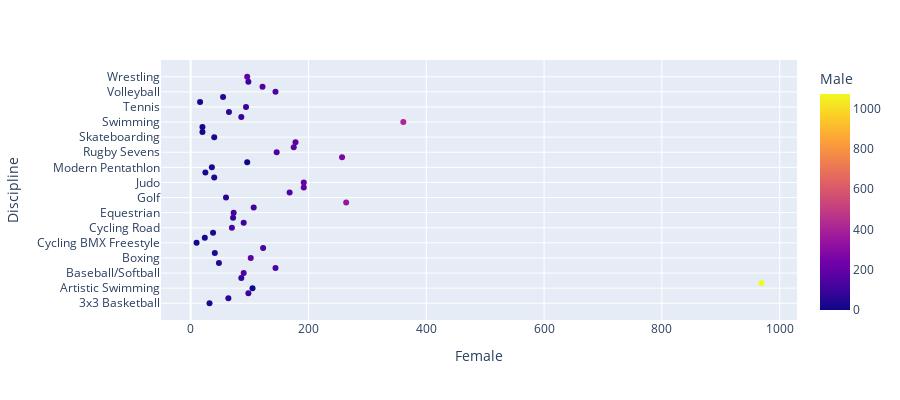

This figure's notebook cell:
### Code cell
px.scatter(data_frame=genderdata,x='Female',y='Discipline',color='Male',height=400)

### Figure 1 — Plotly figure (JSON) as saved in the notebook; plotly's stock layout.template omitted (floating-point values rounded to 4 significant figures)
{"data": [{"hovertemplate": "Female=%{x}<br>Discipline=%{y}<br>Male=%{marker.color}<extra></extra>", "legendgroup": "", "marker": {"color": [32, 64, 98, 0, 1072, 87, 144, 144, 48, 187, 41, 126, 9, 24, 38, 131, 99, 71, 125, 108, 344, 60, 168, 192, 201, 42, 25, 36, 0, 265, 151, 175, 178, 40, 20, 20, 418, 86, 65, 97, 16, 55, 144, 146, 99, 193], "coloraxis": "coloraxis", "symbol": "circle"}, "mode": "markers", "name": "", "orientation": "h", "showlegend": false, "type": "scatter", "x": [32, 64, 98, 105, 969, 86, 90, 144, 48, 102, 41, 123, 10, 24, 38, 70, 90, 72, 73, 107, 264, 60, 168, 192, 192, 40, 25, 36, 96, 257, 146, 175, 178, 40, 20, 20, 361, 86, 65, 94, 16, 55, 144, 122, 98, 96], "xaxis": "x", "y": ["3x3 Basketball", "Archery", "Artistic Gymnastics", "Artistic Swimming", "Athletics", "Badminton", "Baseball/Softball", "Basketball", "Beach Volleyball", "Boxing", "Canoe Slalom", "Canoe Sprint", "Cycling BMX Freestyle", "Cycling BMX Racing", "Cycling Mountain Bike", "Cycling Road", "Cycling Track", "Diving", "Equestrian", "Fencing", "Football", "Golf", "Handball", "Hockey", "Judo", "Karate", "Marathon Swimming", "Modern Pentathlon", "Rhythmic Gymnastics", "Rowing", "Rugby Sevens", "Sailing", "Shooting", "Skateboarding", "Sport Climbing", "Surfing", "Swimming", "Table Tennis", "Taekwondo", "Tennis", "Trampoline Gymnastics", "Triathlon", "Volleyball", "Water Polo", "Weightlifting", "Wrestling"], "yaxis": "y"}], "layout": {"coloraxis": {"colorbar": {"title": {"text": "Male"}}, "colorscale": [[0, "#0d0887"], [0.1111, "#46039f"], [0.2222, "#7201a8"], [0.3333, "#9c179e"], [0.4444, "#bd3786"], [0.5556, "#d8576b"], [0.6667, "#ed7953"], [0.7778, "#fb9f3a"], [0.8889, "#fdca26"], [1, "#f0f921"]]}, "height": 400, "legend": {"tracegroupgap": 0}, "margin": {"t": 60}, "xaxis": {"anchor": "y", "domain": [0, 1], "title": {"text": "Female"}}, "yaxis": {"anchor": "x", "domain": [0, 1], "title": {"text": "Discipline"}}}}
